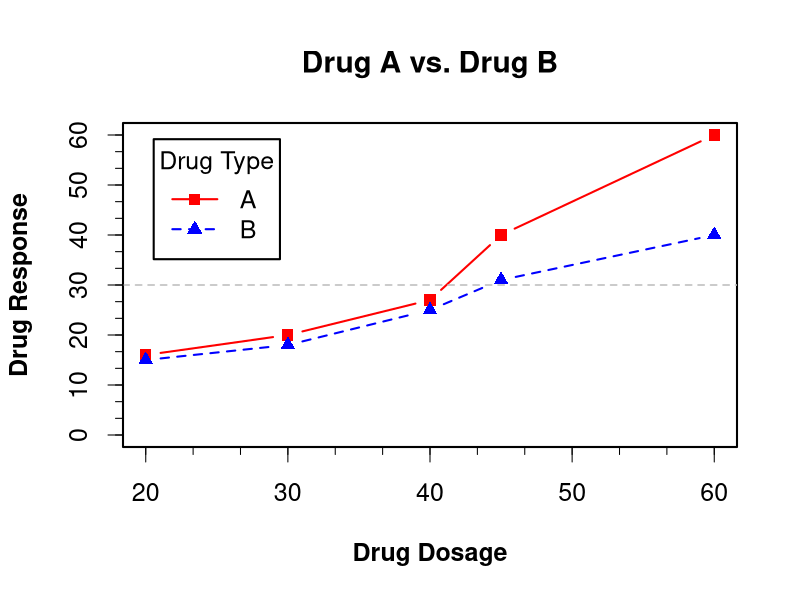
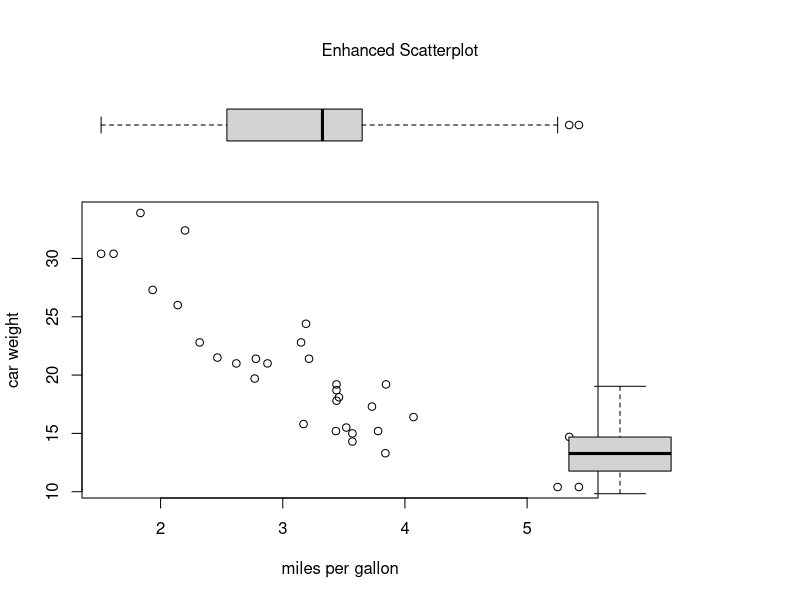

These figures' R source, in order: (Note: this script raises an error after producing the figures.)
dose <- c(20, 30, 40, 45, 60)
drugA <- c(16, 20, 27, 40, 60)
drugB <- c(15, 18, 25, 31, 40)
opar <- par(no.readonly=TRUE)
par(lwd=2, cex=1.5, font.lab=2)
plot(dose, drugA, type="b",
     pch=15, lty=1, col="red", ylim=c(0, 60),
     main="Drug A vs. Drug B",
     xlab="Drug Dosage", ylab="Drug Response")
lines(dose, drugB, type="b",
      pch=17, lty=2, col="blue")
abline(h=c(30), lwd=1.5, lty=2, col="gray")
library(Hmisc)
minor.tick(nx=3, ny=3, tick.ratio=0.5)
legend("topleft", inset=.05, title="Drug Type", c("A","B"),
       lty=c(1, 2), pch=c(15, 17), col=c("red", "blue"))
par(opar)


opar=par(no.readonly = TRUE)
par(fig=c(0,0.8,0,0.8))
plot(mtcars$wt,mtcars$mpg,xlab = "miles per gallon",ylab = "car weight")

par(fig=c(0,0.8,0.55,1),new=TRUE)
boxplot(mtcars$wt,horizontal = TRUE,axes=FALSE)
par(fig=c(0.5,1,0,0.5),new=TRUE)
boxplot(mtcars$mpg,axes=FALSE)
mtext("Enhanced Scatterplot", side=3, outer=TRUE, line=-3)
par(opar)
fix(euro.cross)
edit(mtcars)
